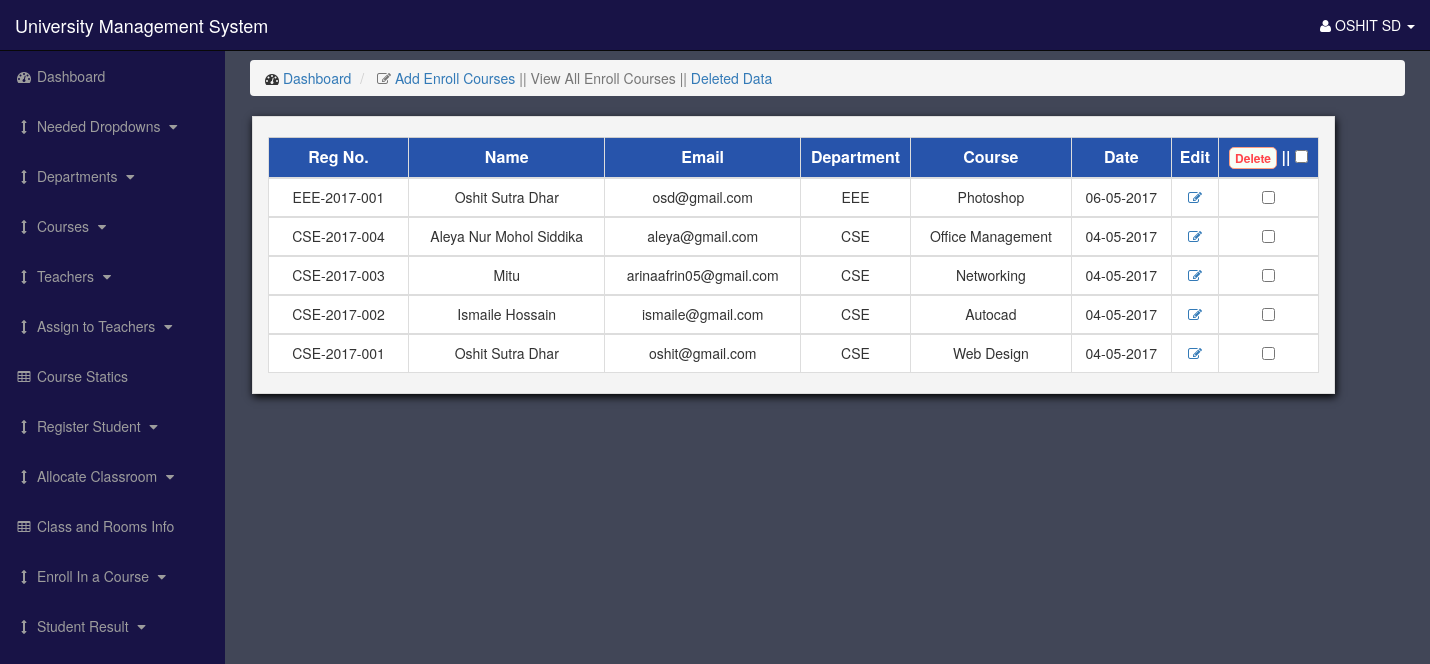
The app's page /admin/Views/EnrollCourses/showCourses.php (signed in) with its own data.
### tables this page shows
CREATE TABLE IF NOT EXISTS `enroll_courses` (
`id` int(11) NOT NULL,
  `std_reg` varchar(255) NOT NULL,
  `name` varchar(255) NOT NULL,
  `email` varchar(255) NOT NULL,
  `department` varchar(300) NOT NULL,
  `course` varchar(300) NOT NULL,
  `date` varchar(11) NOT NULL,
  `is_delete` tinyint(11) NOT NULL DEFAULT '0',
  `created_at` datetime NOT NULL,
  `updated_at` datetime NOT NULL,
  `deleted_at` datetime NOT NULL
);

CREATE TABLE IF NOT EXISTS `register_stds` (
`id` int(11) NOT NULL,
  `name` varchar(255) NOT NULL,
  `email` varchar(255) NOT NULL,
  `contact` varchar(255) NOT NULL,
  `date` text NOT NULL,
  `address` text NOT NULL,
  `department` varchar(300) NOT NULL,
  `regnum` varchar(255) NOT NULL,
  `is_delete` tinyint(11) NOT NULL DEFAULT '0',
  `created_at` datetime NOT NULL,
  `updated_at` datetime NOT NULL,
  `deleted_at` datetime NOT NULL
);

### admin/Src/EnrollCourses/EnrollCourses.php (called while the page is built, shortened)
<?php
class EnrollCourses extends Dbconnect
{
    public function getData()
    {
        $db = $this->pdo;
        $query = 'SELECT enroll_courses.id,enroll_courses.std_reg,enroll_courses.name,enroll_courses.email,enroll_courses.department,enroll_courses.course,enroll_courses.date,register_stds.regnum FROM enroll_courses
                  INNER JOIN register_stds ON enroll_courses.std_reg = register_stds.id where enroll_courses.is_delete = 0  ORDER BY  id DESC ';
        $stmt = $db->prepare($query);
        $stmt->execute();
        $allData = $stmt->fetchAll();
        return $allData;
    }
}

### admin/Views/EnrollCourses/showCourses.php (the view, shortened to what this page needs)
<!DOCTYPE html>
<html lang="en">
<head>
    <link href="../../css/bootstrap.min.css" rel="stylesheet">
    <link href="../../css/sb-admin.css" rel="stylesheet">
    <link href="../../font-awesome/css/font-awesome.min.css" rel="stylesheet" type="text/css">
</head>
<body>
<div id="wrapper">
    <nav class="navbar navbar-inverse navbar-fixed-top header" role="navigation">
        <div class="navbar-header">
            <a class="navbar-brand" href="../../index.php">University Management System</a>
        </div>
        <ul class="nav navbar-right top-nav">
            <li class="dropdown">
                <a href="#" class="dropdown-toggle" data-toggle="dropdown"><i class="fa fa-user"></i>
                    <?php @session_start(); echo $_SESSION['userid']['name']; ?>
                    <b class="caret"></b></a>
            </li>
        </ul>
        <div class="collapse navbar-collapse navbar-ex1-collapse">
            <ul class="nav navbar-nav side-nav">
                <li>
                    <a href="../../index.php"><i class="fa fa-fw fa-dashboard"></i> Dashboard</a>
                </li>
                <li>
                    <a href="javascript:;" data-toggle="collapse" data-target="#demo00"><i class="fa fa-fw fa-arrows-v"></i> Needed Dropdowns <i class="fa fa-fw fa-caret-down"></i></a>
                </li>
                <li>
                    <a href="javascript:;" data-toggle="collapse" data-target="#demo"><i class="fa fa-fw fa-arrows-v"></i> Departments <i class="fa fa-fw fa-caret-down"></i></a>
                </li>
                <li>
                    <a href="javascript:;" data-toggle="collapse" data-target="#demo1"><i class="fa fa-fw fa-arrows-v"></i> Courses <i class="fa fa-fw fa-caret-down"></i></a>
                </li>
                <li>
                    <a href="javascript:;" data-toggle="collapse" data-target="#demo2"><i class="fa fa-fw fa-arrows-v"></i> Teachers <i class="fa fa-fw fa-caret-down"></i></a>
                </li>
                <li>
                    <a href="javascript:;" data-toggle="collapse" data-target="#demo3"><i class="fa fa-fw fa-arrows-v"></i> Assign to Teachers <i class="fa fa-fw fa-caret-down"></i></a>
                </li>
                <li>
                    <a href="../CourseStatic/ViewCourseStatic.php"><i class="fa fa-fw fa-table"></i> Course Statics </a>
                </li>
                <li>
                    <a href="javascript:;" data-toggle="collapse" data-target="#demo5"><i class="fa fa-fw fa-arrows-v"></i> Register Student <i class="fa fa-fw fa-caret-down"></i></a>
                </li>
                <li>
                    <a href="javascript:;" data-toggle="collapse" data-target="#demo6"><i class="fa fa-fw fa-arrows-v"></i> Allocate Classroom <i class="fa fa-fw fa-caret-down"></i></a>
                </li>
                <li>
                    <a href="../ClassAndRoomsInfo/ClassAndRooms.php"><i class="fa fa-fw fa-table"></i> Class and Rooms Info </a>
                </li>
                <li>
                    <a href="javascript:;" data-toggle="collapse" data-target="#demo8"><i class="fa fa-fw fa-arrows-v"></i> Enroll In a Course <i class="fa fa-fw fa-caret-down"></i></a>
                </li>
                <li>
                    <a href="javascript:;" data-toggle="collapse" data-target="#demo9"><i class="fa fa-fw fa-arrows-v"></i> Student Result <i class="fa fa-fw fa-caret-down"></i></a>
                </li>
            </ul>
        </div>
    </nav>
    <div id="page-wrapper">
        <div class="container-fluid">
            <div class="row">
                <div class="col-lg-12">
                    <ol class="breadcrumb">
                        <li>
                            <i class="fa fa-dashboard"></i>  <a href="../../index.php">Dashboard</a>
                        </li>
                        <li class="active">
                            <i class="fa fa-edit"></i> <a href="EnrollCourses.php">Add Enroll Courses</a> ||  View All Enroll Courses ||  <a href="UndoshowCourses.php">Deleted Data</a>
                        </li>
                    </ol>
                </div>
            </div>
            <?php
            $data = new EnrollCourses();
            $allStd= $data->getData();
            ?>
            <div class="container">
                <div class="row mainBody">
                    <div class="col-md-12">
                        <form action="deleteAll.php" method="post"  onsubmit="return confirm('Do you really want to delete data ?');">
                        <table class="table table-bordered">
                            <br>
                            <thead>
                            <tr>
                                <th class="txt" style="width: 140px;">Reg No.</th>
                                <th class="txt">Name</th>
                                <th class="txt">Email</th>
                                <th class="txt" style="width: 110px;">Department</th>
                                <th class="txt">Course</th>
                                <th class="txt"  style="width: 100px;">Date</th>
                                <th class="txt" style="width: 30px;">Edit</th>
                                <th class="txt" style="width: 100px;">
                                    <button type="submit" name="delete" class="btnnnnn btn-xs">Delete</button> ||
                                    <input type="checkbox" id="checkAll"/>
                                </th>
                            </tr>
                            </thead>
                            <?php
                            foreach ($allStd as $data)
                            {
                                ?>
                                <tbody>
                                <tr>
                                    <td class="data"><?php echo $data['regnum']; ?></td>
                                    <td class="data"><?php echo $data['name']; ?></td>
                                    <td class="data"><?php echo $data['email']; ?></td>
                                    <td class="data"><?php echo $data['department']; ?></td>
                                    <td class="data"><?php echo $data['course']; ?></td>
                                    <td class="data"><?php echo $data['date']; ?></td>
                                    <td class="data">
                                        <a href="update.php?id=<?php echo $data['id']; ?>"><li class="fa fa-edit size"></li></a>
                                    </td>
                                    <td class="data">
                                        <input type="checkbox" name="chkbox[]"  value="<?php echo $data['id']; ?>"/>
                                    </td>
                                </tr>
                                </tbody>
                                <?php
                            }
                            ?>
                        </table>
                        <br>
                    </div>
                </div>
            </div><br><br><br>
        </div>
    </div>
</div>
</body>
</html>

### admin/css/sb-admin.css (style rules this page uses)
body { margin-top: 100px; background-color: #414657; }
@media (min-width:768px) { body { margin-top: 50px; } }
#wrapper { padding-left: 0; }
#page-wrapper { width: 100%; padding: 0; background-color:#414657; }
@media (min-width:768px) { #wrapper { padding-left: 225px; } }
@media (min-width:768px) { #page-wrapper { padding: 10px; } }
.top-nav { padding: 0 15px; }
.header { background-color: #181346; }
.top-nav>li { display: inline-block; float: left; }
.top-nav>li>a { padding-top: 15px; padding-bottom: 15px; line-height: 20px; color: #fff; }
@media (min-width:768px) { .side-nav { position: fixed; top: 51px; left: 225px; width: 225px; margin-left: -225px; border: none; border-radius: 0; overflow-y: auto; background-color: #181346; bottom: 0; overflow-x: hidden; padding-bottom: 40px; } }
@media (min-width:768px) { .side-nav>li>a { width: 225px; } }

### admin/Views/EnrollCourses/showCourses.php (style rules this page uses)
.mainBody { margin: auto; width: 95%; margin-left: -13px; box-shadow: 1px 3px 8px #000; border: 1px solid #ddd; background-color:#f4f4f4 ; }
.table { width: 100%; height:auto; margin: auto; border: 1px solid #ccc; }
.txt { font-size: 16px; font-weight: 600; color: #fff; text-align: center; background-color: #2754ab; }
.data { text-align: center; background-color: #fff; }
.btnnnnn { background-color: #f8fff7; color: #ff454a; border: 1px solid #ff9e82; border-radius: 5px; }

### records on screen
enroll_courses: register_stds.regnum "EEE-2017-001", name "Oshit Sutra Dhar", email "osd@gmail.com", department "EEE", course "Photoshop", date "06-05-2017"
enroll_courses: register_stds.regnum "CSE-2017-004", name "Aleya Nur Mohol Siddika", email "aleya@gmail.com", department "CSE", course "Office Management", date "04-05-2017"
enroll_courses: register_stds.regnum "CSE-2017-003", name "Mitu", email "arinaafrin05@gmail.com", department "CSE", course "Networking", date "04-05-2017"
enroll_courses: register_stds.regnum "CSE-2017-002", name "Ismaile Hossain", email "ismaile@gmail.com", department "CSE", course "Autocad", date "04-05-2017"
enroll_courses: register_stds.regnum "CSE-2017-001", name "Oshit Sutra Dhar", email "oshit@gmail.com", department "CSE", course "Web Design", date "04-05-2017"

### other values on screen
$_SESSION['userid']['name'] "OSHIT SD"
